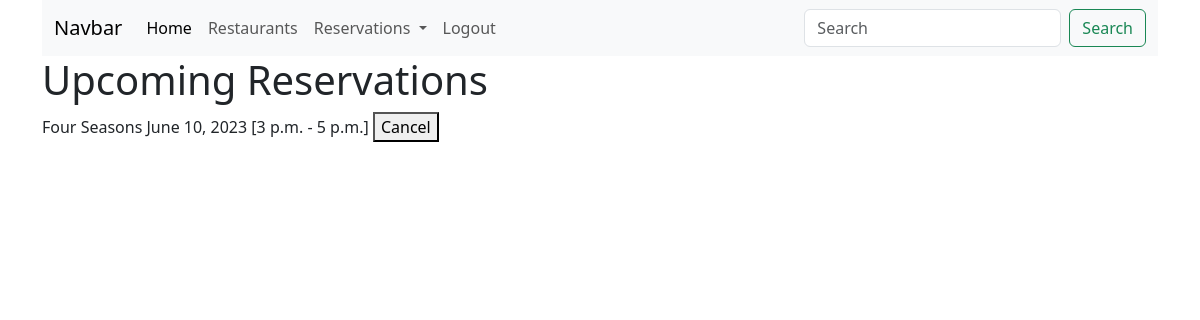
Screenshot of /reservations/upcoming (signed in) with the database file from the repository.
### reservations/models.py (models this page shows, shortened)
class Reservation(models.Model):
    customer = models.ForeignKey(User, on_delete=models.CASCADE)
    date = models.DateField()
    time = models.TimeField(null=True, blank=True)
    time_to = models.TimeField(null=True, blank=True)
    number_of_people = models.IntegerField()
    restaurant = models.ForeignKey(Restaurant, on_delete=models.CASCADE, null=True)

class Restaurant(models.Model):
    name = models.CharField(max_length=100)
    address = models.CharField(max_length=200)
    phone_number = models.CharField(max_length=20)
    opening_time = models.TimeField()
    closing_time = models.TimeField()
    capacity = models.IntegerField()
    owner = models.ForeignKey(User, on_delete=models.CASCADE)
    image = models.ImageField(upload_to='static/restaurant', blank=True, null=True)

### reservations/views.py (the view)
# urls.py: path('reservations/upcoming', reservations.views.reservations_upcoming),
@login_required
def reservations_upcoming(request):
    reservations = Reservation.objects.filter(customer_id=request.user.id, date__gte=datetime.today().date())
    return render(request, "reservations_upcoming.html", {'reservations': reservations})

### templates/reservations_upcoming.html (shortened to what this page needs)
{% extends 'base.html' %}
{% block content %}
    <h1>Upcoming Reservations</h1>
    {% for r in reservations %}
        <p>{{ r.restaurant.name }} {{ r.date }} [{{ r.time }} - {{ r.time_to }}]
        <a href="/reservations/cancel/{{ r.id }}"><button>Cancel</button></a></p>
    {% endfor %}
{% endblock %}

### rows the page displays
Reservation: restaurant.name "Four Seasons", date "June 10, 2023", time "3 p.m.", time_to "5 p.m."
